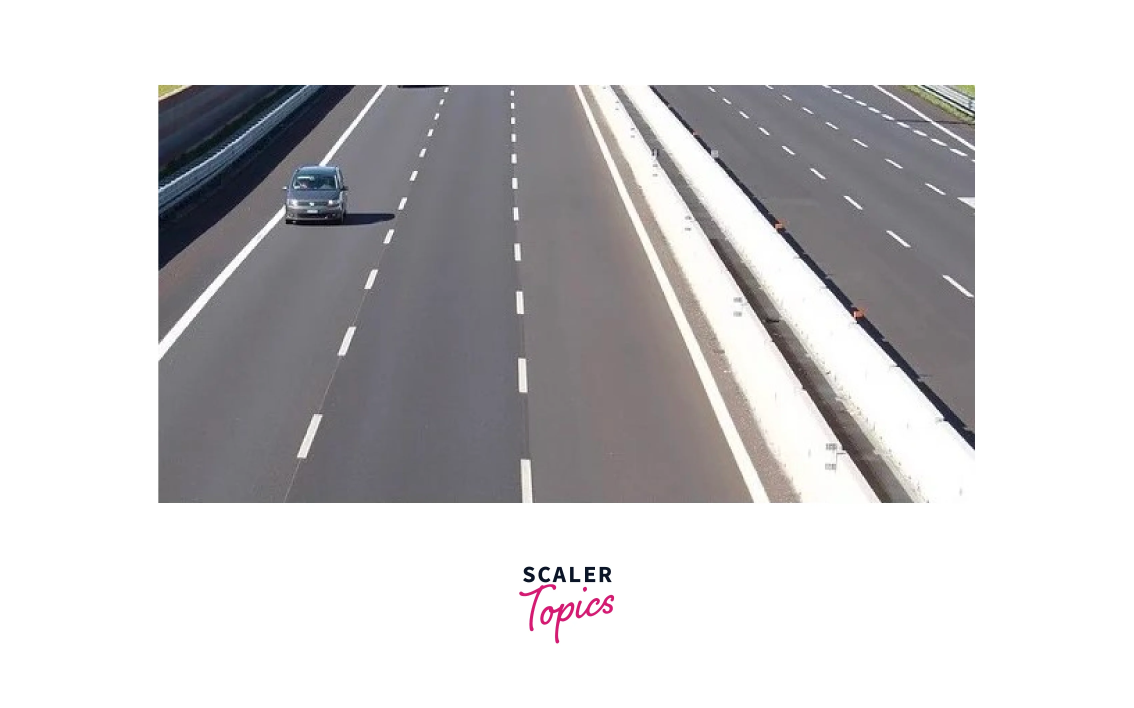
#> input picture Cycle-03/images/road.jpg, 3400 x 2122 px (shown at 1/3 size)
$ python main.py
#> lines starting #> are read from the running program, lines starting #| are printed output that depends on the picture; after the words box and inside, x2 and y2 are one past the last pixel; in counts of white or black regions, pixels touching at a corner belong together
import cv2
import numpy as np
import matplotlib.pyplot as plt

# Load image
img = cv2.imread('../images/road.jpg', cv2.IMREAD_GRAYSCALE)
#> img: shape (2122, 3400); min 0, max 255, mean 203.8
img = cv2.resize(img, (256, 256))
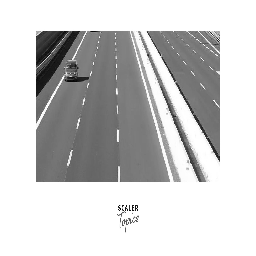
#> img: shape (256, 256); min 4, max 255, mean 204

# Edge Detection (Canny)
edges = cv2.Canny(img, 50, 150)
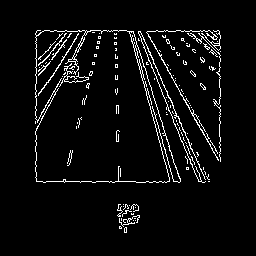
#> edges: shape (256, 256); 4.8% white in thin lines or dots, all inside (x1, y1, x2, y2) = (35, 30, 221, 233)

# Hough Transform (Probabilistic)
# minLineLength: Minimum length of line. Line segments shorter than this are rejected.
# maxLineGap: Maximum allowed gap between line segments to treat them as single line.
lines = cv2.HoughLinesP(edges, 1, np.pi/180, threshold=50, minLineLength=30, maxLineGap=10)
#> lines = 21 rows, first 6: [140, 31, 204, 176], [36, 181, 180, 181], [129, 31, 169, 180], [147, 31, 218, 160], [131, 31, 173, 180], [138, 31, 198, 181]

# Draw lines
img_lines = cv2.cvtColor(img, cv2.COLOR_GRAY2BGR)
if lines is not None:
    for line in lines:
        x1, y1, x2, y2 = line[0]
        cv2.line(img_lines, (x1, y1), (x2, y2), (0, 255, 0), 2)
#> this loop made 21 passes
#> (x1, y1, x2, y2) on passes 1 to 12: (140, 31, 204, 176), (36, 181, 180, 181), (129, 31, 169, 180), (147, 31, 218, 160), (131, 31, 173, 180), (138, 31, 198, 181), (132, 31, 180, 180), (36, 129, 88, 31), (36, 180, 36, 31), (156, 30, 218, 30), (219, 156, 219, 31), (42, 31, 216, 31)
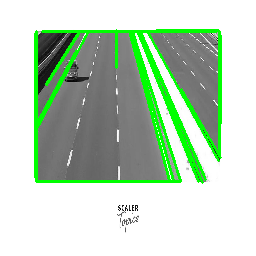
#> img_lines: shape (256, 256, 3); mean B, G, R 189.6, 212, 189.6

results = [
    ('Original', img),
    ('Edges (Canny)', edges),
    ('Detected Lines', img_lines)
]

plt.figure(figsize=(12, 4))
for i, (title, result) in enumerate(results):
    plt.subplot(1, 3, i+1)
    if title == 'Detected Lines':
        plt.imshow(result)
    else:
        plt.imshow(result, cmap='gray')
    plt.title(title)
    plt.axis('off')
#> this loop made 3 passes
#> title on passes 1 to 3: 'Original', 'Edges (Canny)', 'Detected Lines'

# Minimal whitespace layout
plt.subplots_adjust(left=0.02, right=0.98, top=0.95, bottom=0.02, wspace=0.05, hspace=0.1)
plt.savefig('output.png', dpi=150, bbox_inches='tight')
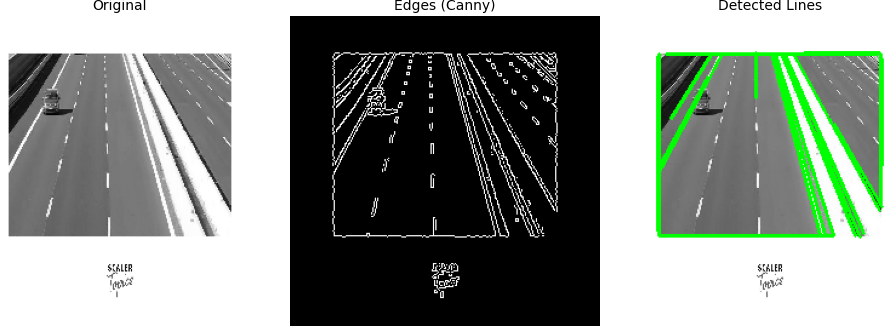
#> figure drawn by matplotlib, 3 panels
plt.show()

$ run again, with Cycle-03/images/coins.png saved as Cycle-03/images/road.jpg
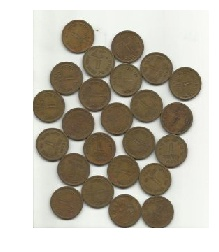
#> input picture Cycle-03/images/coins.png, 219 x 252 px
#> `edges = cv2.Canny(img, 50, 150)`:
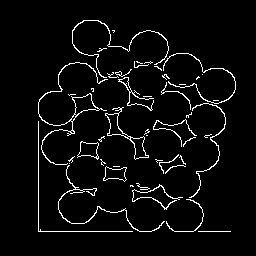
#> edges: shape (256, 256); 4.5% white in thin lines or dots, all inside (x1, y1, x2, y2) = (38, 20, 236, 232)
#> lines = [[38, 231, 151, 231], [38, 230, 38, 102], [85, 96, 148, 156], [112, 72, 150, 110]]
#> the loop `for line in lines:` made 4 passes
#> after the loop `for line in lines:`:
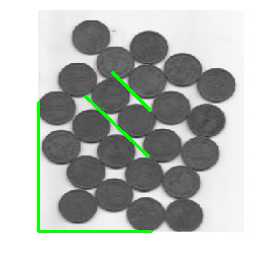
#> img_lines: shape (256, 256, 3); mean B, G, R 180.8, 185.5, 180.8
#> the loop `for i, (title, result) in enumerate(results):` made 3 passes
#> title on passes 1 to 3: 'Original', 'Edges (Canny)', 'Detected Lines'
